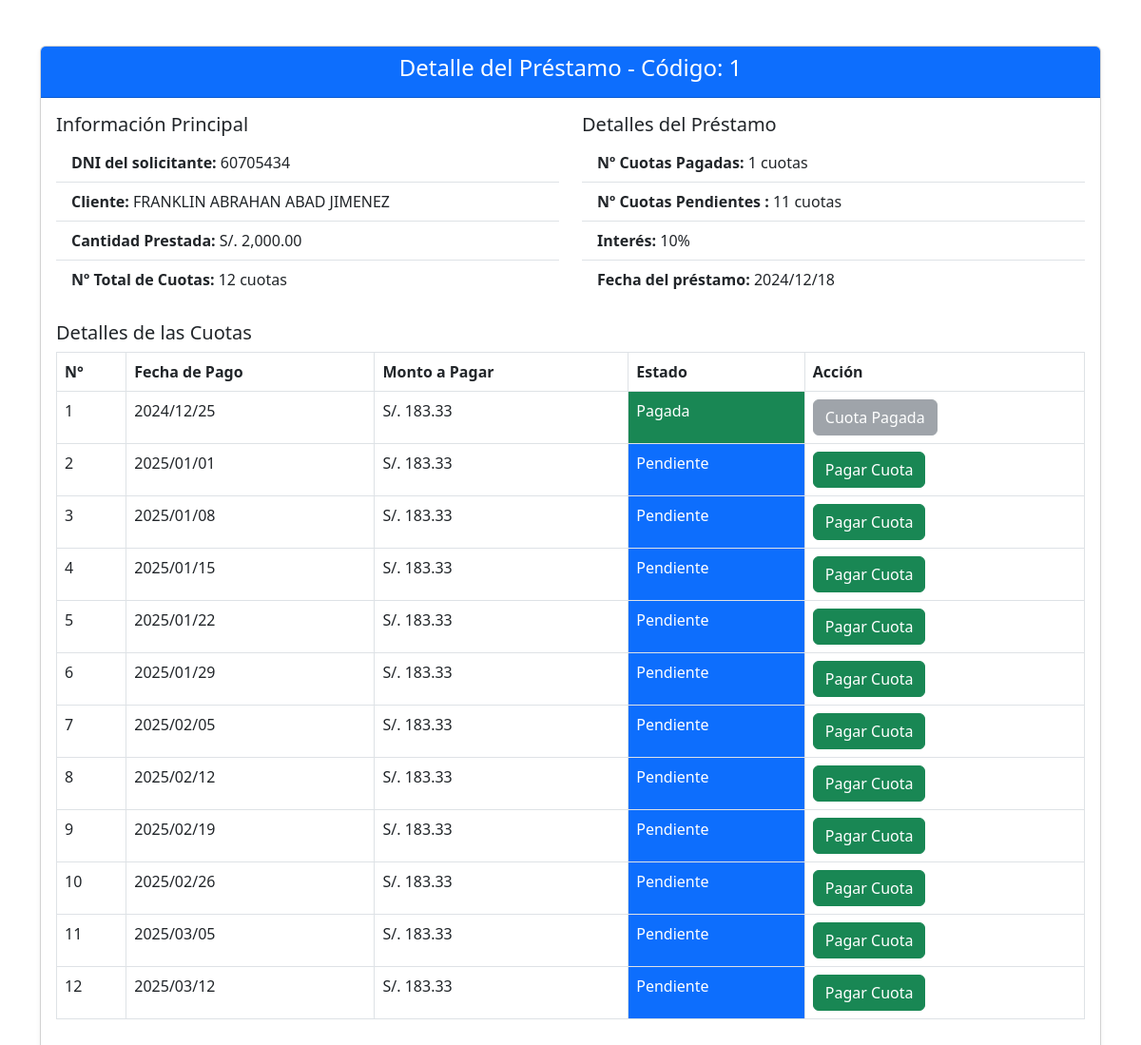
The page /vistas/detalle_pre.php?codigo=1 on the database its author committed.
### tables this page shows
CREATE TABLE `prestamos`  (
  `codigo` int NOT NULL AUTO_INCREMENT,
  `dni` varchar(8) NULL DEFAULT NULL,
  `tipo` varchar(255) NULL DEFAULT NULL,
  `cantidad_prestar` float NULL DEFAULT NULL,
  `interes` int NULL DEFAULT NULL,
  `cuotas` float NULL DEFAULT NULL,
  `pago_mensual` float NULL DEFAULT NULL,
  `color` int NULL DEFAULT NULL,
  `estado` varchar(255) NULL DEFAULT NULL,
  `fecha_registro` date NULL DEFAULT NULL,
  PRIMARY KEY (`codigo`) USING BTREE,
  INDEX `prestamos_clientees`(`dni` ASC) USING BTREE,
  CONSTRAINT `prestamos_clientees` FOREIGN KEY (`dni`) REFERENCES `clientes` (`dni`) ON DELETE RESTRICT ON UPDATE RESTRICT
);

CREATE TABLE `clientes`  (
  `dni` varchar(8) NOT NULL,
  `apellidos` varchar(255) NULL DEFAULT NULL,
  `nombres` varchar(255) NULL DEFAULT NULL,
  `direccion` varchar(255) NULL DEFAULT NULL,
  `referencia` varchar(255) NULL DEFAULT NULL,
  PRIMARY KEY (`dni`) USING BTREE
);

### vistas/detalle_pre.php (the view, shortened to what this page needs)
<!DOCTYPE html>
<html lang="es">
<head>
    <link href="https://cdn.jsdelivr.net/npm/bootstrap@5.3.0-alpha1/dist/css/bootstrap.min.css" rel="stylesheet">
    <link rel="stylesheet" href="https://cdn.jsdelivr.net/npm/bootstrap-icons@1.11.3/font/bootstrap-icons.min.css">
</head>
<body>
<div class="container my-5">
    <div class="row">
    <?php
include("../conexion/conexion.php");
$codi = isset($_GET['codigo']) ? $_GET['codigo'] : null;
if ($codi) {
    $sql = "SELECT p.*, c.nombres, c.apellidos
            FROM prestamos p
            INNER JOIN clientes c ON p.dni = c.dni
            WHERE p.codigo = ?";
    $stmt = $cnn->prepare($sql);
    if ($stmt) {
        $stmt->bind_param("i", $codi);
        $stmt->execute();
        $result = $stmt->get_result();
        if ($result->num_rows > 0) {
            while ($row = $result->fetch_assoc()) {
                $sqlCuotasPagadas = "SELECT numero_cuota FROM detalle_prestamos WHERE codigo = ? AND estado = 'Pagado'";
                $stmtCuotasPagadas = $cnn->prepare($sqlCuotasPagadas);
                $stmtCuotasPagadas->bind_param("i", $codi);
                $stmtCuotasPagadas->execute();
                $resultCuotasPagadas = $stmtCuotasPagadas->get_result();
                $cuotasPagadasArray = [];
                while ($cuota = $resultCuotasPagadas->fetch_assoc()) {
                    $cuotasPagadasArray[] = $cuota['numero_cuota'];
                }
                $cuotasPagadas = count($cuotasPagadasArray);
                echo '<div class="col-12">';
                echo '<div class="card shadow-sm">';
                echo '<div class="card-header bg-primary text-white text-center">';
                echo '<h4 class="card-title">Detalle del Préstamo - Código: ' . htmlspecialchars($row['codigo']) . '</h4>';
                echo '</div>';
                echo '<div class="card-body">';
                echo '<div class="row">';
                echo '<div class="col-md-6">';
                echo '<h5 class="card-title">Información Principal</h5>';
                echo '<ul class="list-group list-group-flush">';
                echo '<li class="list-group-item"><strong>DNI del solicitante:</strong> ' . htmlspecialchars($row['dni']) . '</li>';
                echo '<li class="list-group-item"><strong>Cliente: </strong> ' . htmlspecialchars($row['nombres'] . " " . $row['apellidos']) . '</li>';
                echo '<li class="list-group-item"><strong>Cantidad Prestada:</strong> S/. ' . number_format($row['cantidad_prestar'], 2) . '</li>';
                echo '<li class="list-group-item"><strong>Nº Total de Cuotas:</strong> ' . intval($row['cuotas']) . ' cuotas</li>';
                echo '</ul>';
                echo '</div>';
                echo '<div class="col-md-6">';
                echo '<h5 class="card-title">Detalles del Préstamo</h5>';
                echo '<ul class="list-group list-group-flush">';
                echo '<li class="list-group-item"><strong>Nº Cuotas Pagadas:</strong> ' . intval($cuotasPagadas) . ' cuotas</li>';
                echo '<li class="list-group-item"><strong>Nº Cuotas Pendientes :</strong> ' . (intval($row['cuotas']) - intval($cuotasPagadas)) . ' cuotas</li>';
                echo '<li class="list-group-item"><strong>Interés:</strong> ' . htmlspecialchars($row['interes']) . '%</li>';
                echo '<li class="list-group-item"><strong>Fecha del préstamo:</strong> ' . htmlspecialchars(date("Y/m/d", strtotime($row['fecha_registro']))) . '</li>';
                echo '</ul>';
                echo '</div>';
                echo '</div>';
                echo '<div class="mt-4">';
                echo '<h5>Detalles de las Cuotas</h5>';
                echo '<table class="table table-bordered">';
                echo '<thead><tr><th>N°</th><th>Fecha de Pago</th><th>Monto a Pagar</th><th>Estado</th><th>Acción</th></tr></thead>';
                echo '<tbody>';
                $cuotas = intval($row['cuotas']);
                $monto_por_cuota = floatval(str_replace(',', '.', $row['pago_mensual']));
                $fecha_pago_inicial = strtotime($row['fecha_registro']);
                $frecuencia = strtolower($row['tipo']);
                $sqlDetalle = "SELECT numero_cuota, estado FROM detalle_prestamos WHERE codigo = ?";
                $stmtDetalle = $cnn->prepare($sqlDetalle);
                $stmtDetalle->bind_param("i", $codi);
                $stmtDetalle->execute();
                $resultDetalle = $stmtDetalle->get_result();
                $detallePrestamos = [];
                while ($detalle = $resultDetalle->fetch_assoc()) {
                    $detallePrestamos[intval($detalle['numero_cuota'])] = strtolower($detalle['estado']);
                }
                for ($i = 1; $i <= $cuotas; $i++) {
                    switch ($frecuencia) {
                        case 'semanal':
                            $fecha_pago_inicial = strtotime("+1 week", $fecha_pago_inicial);
                            break;
                    }
                    $fecha_pago_formateada = date("Y/m/d", $fecha_pago_inicial);
                    if (isset($detallePrestamos[$i]) && $detallePrestamos[$i] === 'pagado') {
                        $estado = 'Pagada';
                        $estado_clase = 'bg-success';
                    } else {
                        $fecha_hoy = strtotime("today");
                        if ($fecha_pago_inicial < $fecha_hoy) {
                            $estado = 'Vencido';
                            $estado_clase = 'bg-danger';
                        } else {
                            $estado = 'Pendiente';
                            $estado_clase = 'bg-primary';
                        }
                    }
                    echo '<tr>';
                    echo '<td>' . $i . '</td>';
                    echo '<td>' . htmlspecialchars($fecha_pago_formateada) . '</td>';
                    echo '<td>S/. ' . number_format($monto_por_cuota, 2) . '</td>';
                    echo '<td class="' . $estado_clase . ' text-white">' . $estado . '</td>';
                    if ($estado === 'Pagada') {
                        echo '<td><button class="btn btn-secondary" disabled>Cuota Pagada</button></td>';
                    } else if ($estado === 'Vencido') {
                        echo '<td><button class="btn btn-danger" disabled>Cuota Vencida</button></td>';
                    } else {
                        echo '<td><button class="btn btn-success" data-bs-toggle="modal" data-bs-target="#pagoModal"
                               onclick="setPagoDetails(' . htmlspecialchars($row['codigo']) . ', \'' . htmlspecialchars($fecha_pago_formateada) . '\', \'' . htmlspecialchars($estado) . '\', ' . htmlspecialchars($monto_por_cuota) . ', ' . htmlspecialchars($i) . ')">Pagar Cuota</button></td>';
                    }
                    echo '</tr>';
                }
                echo '</tbody>';
                echo '</table>';
                echo '</div>';
                echo '</div>';
                echo '</div>';
                echo '</div>';
            }
        } else {
            echo '<div class="col-12">';
            echo '<div class="alert alert-warning" role="alert">';
            echo 'No se encontró información para el código de préstamo: ' . htmlspecialchars($codi);
            echo '</div>';
            echo '</div>';
        }
    } else {
        echo '<div class="col-12">';
        echo '<div class="alert alert-danger" role="alert">';
        echo 'Error al preparar la consulta: ' . htmlspecialchars($cnn->error);
        echo '</div>';
        echo '</div>';
    }
} else {
    echo '<div class="col-12">';
    echo '<div class="alert alert-info" role="alert">';
    echo 'Por favor, proporcione un código de préstamo válido.';
    echo '</div>';
    echo '</div>';
}
        ?>
    </div>
</div>
</body>
</html>

### rows shown on the page
prestamos: codigo "1", dni "60705434", dni.apellidos "FRANKLIN ABRAHAN ABAD JIMENEZ", cantidad_prestar "2,000.00", cuotas "12", cuotasPagadas "1", intval($row['cuotas'])-intval($cuotasPagadas) "11", interes "10", fecha_registro "2024/12/18", fecha_registro "2024/12/25", pago_mensual "183.33", estado "Pagada", fecha_registro "2025/01/01", fecha_registro "Pendiente", fecha_registro "2025/01/08", fecha_registro "2025/01/15", fecha_registro "2025/01/22", fecha_registro "2025/01/29", fecha_registro "2025/02/05", fecha_registro "2025/02/12", fecha_registro "2025/02/19", fecha_registro "2025/02/26", fecha_registro "2025/03/05", fecha_registro "2025/03/12"
